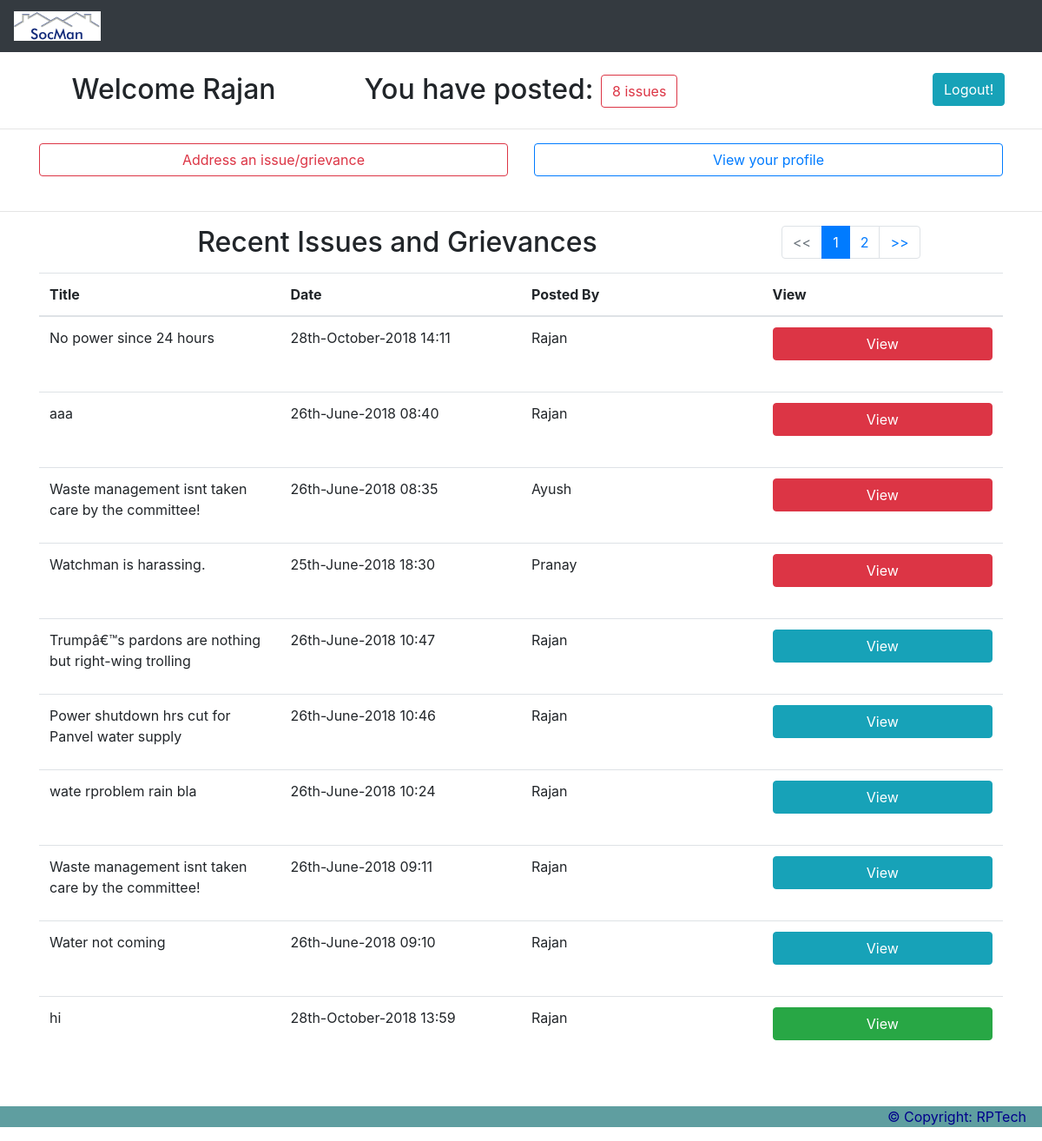
The app's page /members/members-home.php (signed in) with its own data.
### tables this page shows
CREATE TABLE `issues` (
  `serial` int(11) NOT NULL,
  `username` varchar(8) NOT NULL,
  `title` varchar(100) NOT NULL,
  `body` varchar(10000) NOT NULL,
  `date` timestamp NOT NULL DEFAULT CURRENT_TIMESTAMP,
  `url` varchar(150) NOT NULL,
  `status` tinyint(1) NOT NULL
);

### session.php (called while the page is built, shortened)
<?php
$conn=mysqli_connect("localhost", "root", "", "socman");
$user_check = $_SESSION['login_user'];
$query = "SELECT username from login where username = '$user_check'";
$ses_sql = mysqli_query($conn, $query);
$row = mysqli_fetch_assoc($ses_sql);
$login_session = $row['username'];
?>

### members/members-home.php (the view, shortened to what this page needs)
<?php
include('../session.php');
?>
<?php
$conn=mysqli_connect("localhost", "root", "", "socman");
$sql="SELECT * FROM login where username='$login_session'";
$result=mysqli_query($conn, $sql);
$array1 = array();
while($row=$result->fetch_array()){
         $array1[]=$row;
}
$numOfIssues=0;
$sql2="SELECT * FROM issues where username='$login_session'";
$result2=mysqli_query($conn, $sql2);
if($result2==NULL){
}
else{
    while($row2=$result2->fetch_array()){
         $numOfIssues++;
    }
}
$num_rec_per_page=10;
$selecAllIssues = "SELECT * FROM issues";
$allIssues = mysqli_query($conn, $selecAllIssues);
$total_records =mysqli_num_rows($allIssues);
$total_pages = ceil($total_records / $num_rec_per_page);
if(isset($_GET["page"])) {
    $page  = $_GET["page"];
} else {
    $page=1;
};
$start_from=($page-1)*$num_rec_per_page;
$sql3="SELECT * FROM issues ORDER BY status ASC, serial DESC LIMIT $start_from, $num_rec_per_page";
$result3=mysqli_query($conn, $sql3);
if($result3!=NULL){
    $array3 = array();
    while($row3=$result3->fetch_array()){
         $array3[]=$row3;
    }
}
?>
<!DOCTYPE html>
<html lang="en">
<head>
  <link rel="stylesheet" href="../assets/my-css/members/members.css">
  <link rel="stylesheet" href="../assets/bootstrap/css/bootstrap.min.css">
</head>
<body>
<nav class="navbar navbar-expand-sm bg-dark navbar-dark">
  <a class="navbar-brand" href="#">
    <img src="../assets/pictures/logo-small.png" alt="logo" style="width:100px">
  </a>
</nav><br/>
<div class="container-fluid" style="background-color: ">
 <div class="row">
    <div class="col-12 col-sm-12 col-md-4 col-lg-4 col-xl-4">
         <h2>Welcome <?php echo $array1[0]['username']; ?></h2>
     </div>
     <div class="col-12 col-sm-12 col-md-4 col-lg-4 col-xl-4">
        <?php
         if($numOfIssues==0){
        ?>
             <h2>You have posted: <a href="yourIssues.php"><button type="button" class="btn btn-outline-danger" disabled><?php echo $numOfIssues ?> issues</button></a></h2>
        <?php
         }
         else{
        ?>
             <h2>You have posted: <a href="yourIssues.php"><button type="button" class="btn btn-outline-danger"><?php echo $numOfIssues ?> issues</button></a></h2>
        <?php
         }
         ?>
     </div>
     <div class="col-12 col-sm-12 col-md-4 col-lg-4 col-xl-4">
         <a href="logout.php" style="margin-left: 70%;"><button type="button" class="btn btn-info">Logout!</button></a>
     </div>
  </div>
</div><hr/>
<div class="container">
 <div class="row">
     <div class="col-12 col-sm-12 col-md-6 col-lg-6 col-xl-6">
         <button id="postIssue" type="button" class="btn btn-outline-danger btn-block">Address an issue/grievance</button><br/>
     </div>
     <div class="col-12 col-sm-12 col-md-6 col-lg-6 col-xl-6">
         <button id="profile" type="button" class="btn btn-outline-primary btn-block">View your profile</button><br/>
     </div>
  </div>
</div><hr/>
<div class="container">
<div class="row">
 <div class="col-12 col-sm-12 col-md-9 col-lg-9 col-xl-9">
    <h2>Recent Issues and Grievances</h2>
 </div>
 <div class="col-12 col-sm-12 col-md-3 col-lg-3 col-xl-3">
     <?php
    if($page<4){
?>
    <ul class="pagination">
    <?php
    if($page==1){
        ?>
        <li class="page-item disabled"><a class="page-link" href='members-home.php?page=1'> << </a></li>
    <?php
    }
    else {
        ?>
        <li class="page-item"><a class="page-link" href='members-home.php?page=1'> << </a></li>
    <?php
    }
    if($total_pages<=5) {
        for ($i=1; $i<=$total_pages; $i++) {
            if($i == $page){
                ?>
                <li class="page-item active"><a class="page-link"><?php echo "$i" ?></a></li>
                <?php
            } else{
                ?>
                <li class="page-item"><a class="page-link" href='members-home.php?page=<?php echo "$i" ?>'><?php echo "$i" ?></a></li>
            <?php
            }
        };
    }
    if($page==$total_pages){
    ?>
    <li class="page-item disabled"><a class="page-link" href='members-home.php?page=<?php echo "$total_pages" ?>'> >> </a></li>
    <?php
    }
    else {
        ?>
        <li class="page-item"><a class="page-link" href='members-home.php?page=<?php echo "$total_pages" ?>'> >> </a></li>
     <?php
        }
    ?>
</ul>
<?php
        }
?>
 </div></div>
  <table class="table table-hover">
    <thead>
      <tr>
        <th>Title</th>
        <th>Date</th>
        <th>Posted By</th>
        <th>View</th>
      </tr>
    </thead>
    <tbody>
     <?php
        if($page==$total_pages && ($total_records % 10)!=0){
          $n=$total_records % 10;
      }else{
          $n=10;
      }
        for($i=0; $i<$n; $i++){
     ?>
      <tr>
        <td><?php echo $array3[$i]['title']; ?></td>
        <td><?php echo date("jS-F-Y H:i", strtotime($array3[$i]['date'])); ?></td>
        <td><?php echo $array3[$i]['username']; ?></td>
        <td><a href="issues.php?url=<?php echo $array3[$i]['url'] ?>">
        <?php
            if($array3[$i]['status']<0){
         ?>
            <button type="button" class="btn btn-danger btn-block">View</button><br/>
         <?php
            }
            else if($array3[$i]['status']==0){
         ?>
                <button type="button" class="btn btn-info btn-block">View</button><br/>
         <?php
            }
            else{
         ?>
                <button type="button" class="btn btn-success btn-block">View</button><br/>
         <?php
            }
         ?>
        </a></td>
      </tr>
     <?php
            }
     ?>
    </tbody>
  </table>
</div><br/>
<footer class="footer">
  <p>© Copyright: RPTech &nbsp;&nbsp;&nbsp;</p>
</footer>
</body>
</html>

### assets/my-css/members/members.css (style rules this page uses)
h2 { text-align: center; }
body { background-image: url("../../pictures/members/"); }
.footer { background-color: cadetblue; color: darkblue; text-align: right; }
table { table-layout: fixed; width: 100%; }
th,td { word-wrap: break-word; }

### records on screen
issues: title "No power since 24 hours", date "28th-October-2018 14:11", username "Rajan", status "View"
issues: title "aaa", date "26th-June-2018 08:40", username "Rajan", status "View"
issues: title "Waste management isnt taken care by the committee!", date "26th-June-2018 08:35", username "Ayush", status "View"
issues: title "Watchman is harassing.", date "25th-June-2018 18:30", username "Pranay", status "View"
issues: title "Trumpâ€™s pardons are nothing but right-wing trolling", date "26th-June-2018 10:47", username "Rajan", status "View"
issues: title "Power shutdown hrs cut for Panvel water supply", date "26th-June-2018 10:46", username "Rajan", status "View"
issues: title "wate rproblem rain bla", date "26th-June-2018 10:24", username "Rajan", status "View"
issues: title "Waste management isnt taken care by the committee!", date "26th-June-2018 09:11", username "Rajan", status "View"
issues: title "Water not coming", date "26th-June-2018 09:10", username "Rajan", status "View"
issues: title "hi", date "28th-October-2018 13:59", username "Rajan", status "View"

### other values on screen
$array1[0]['username'] "Rajan"
$numOfIssues "8"
